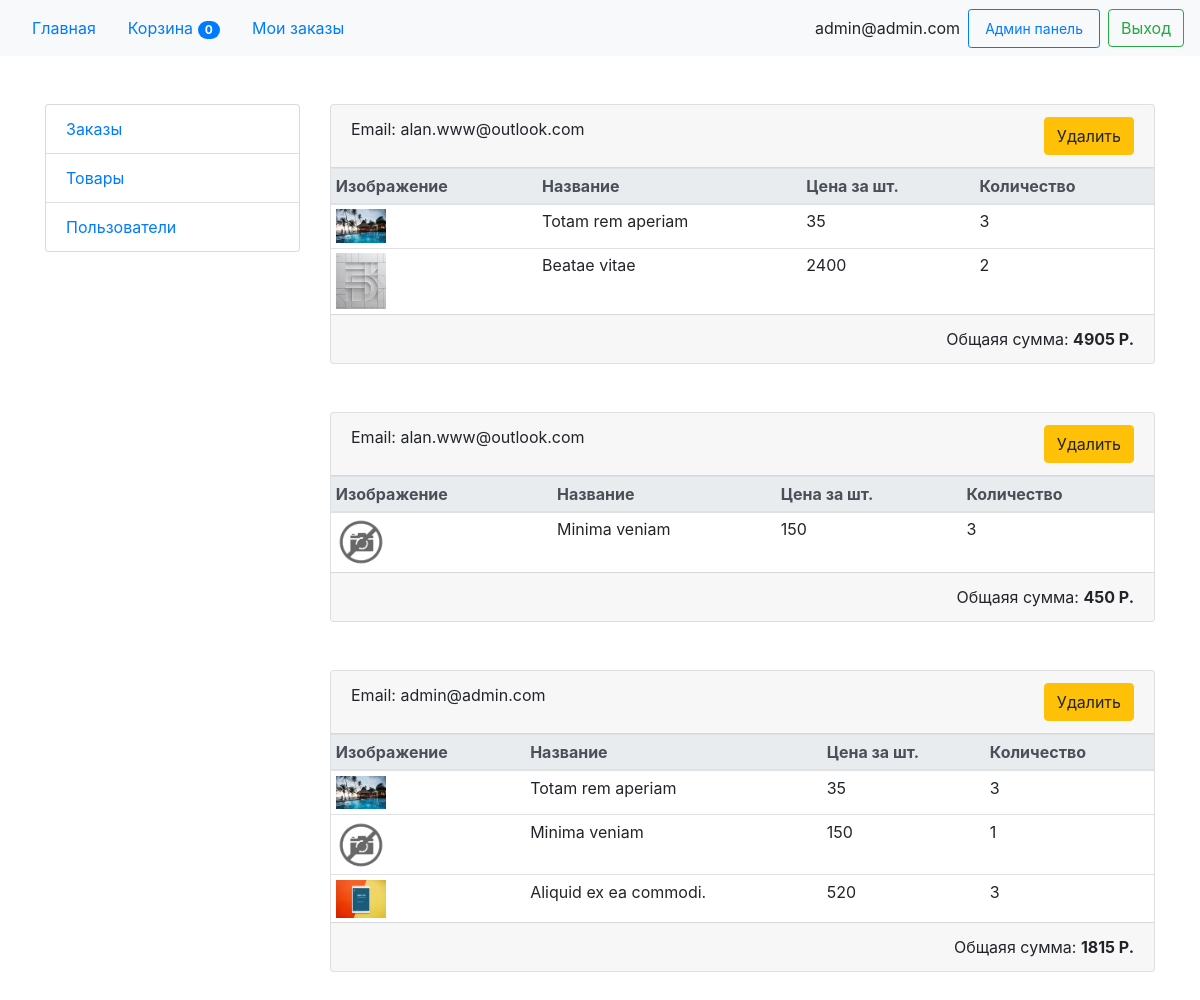
The app's page /admin/orders (signed in) with its own data.
### tables this page shows
CREATE TABLE `products` (
  `id` int(11) NOT NULL,
  `title` varchar(255) NOT NULL,
  `description` text NOT NULL,
  `price` int(11) NOT NULL,
  `image` varchar(255) DEFAULT NULL
);

CREATE TABLE `order_product` (
  `order_id` int(11) NOT NULL,
  `product_id` int(11) NOT NULL,
  `qty` int(11) DEFAULT NULL,
  `created_at` int(11) NOT NULL
);

CREATE TABLE `orders` (
  `id` int(11) NOT NULL,
  `email` varchar(255) DEFAULT NULL
);

### config/routes.php (called while the page is built)
<?php
return [
    '^admin/index$' => 'admin/index',
    '^admin/products$' => 'adminProduct/index',
    '^admin/products/remove/(\d*)$' => 'adminProduct/remove/$1',
    '^admin/products/edit/(\d*)$' => 'adminProduct/edit/$1',
    '^admin/products/edit$' => 'adminProduct/edit',
    '^admin/products/create$' => 'adminProduct/create',
    '^admin/users$' => 'adminUser/index',
    '^admin/users/remove/(\d*)$' => 'adminUser/remove/$1',
    '^admin/orders$' => 'adminOrder/index',
    '^admin/orders/remove/(\d*)$' => 'adminOrder/remove/$1',
    '^user/register$' => 'user/register',
    '^user/login$' => 'user/login',
    '^user/logout$' => 'user/logout',
    '^cart/index$' => 'cart/index',
    '^cart/add$' => 'cart/add',
    '^cart/remove/(\d*)$' => 'cart/remove/$1',
    '^order/add$' => 'order/add',
    '^orders/index$' => 'order/index/',
    '$' => 'site/index',
];

### controllers/AdminOrderController.php (called while the page is built, shortened)
<?php
class AdminOrderController extends BaseAdmin
{
    public function actionIndex()
    {
        $orders = Order::getList();
        require_once ROOT . '/views/adminOrder/index.php';
        return true;
    }
}

### web/index.php (called while the page is built, shortened)
<?php
$router = new Router;
$router->run();

### models/Order.php (called while the page is built, shortened)
<?php
class Order
{
    public static function getList()
    {
        $db = Db::getInstance();
        $sql = "SELECT o.id as order_id, o.email, op.created_at, p.id,p.title, p.price, p.image, op.qty
                FROM products p, order_product op, orders o
                WHERE p.id = op.product_id AND op.order_id = o.id
                ORDER BY op.created_at ASC";
        $statement = $db->query($sql);
        $result = $statement->fetchAll(PDO::FETCH_ASSOC);
        $new_array = [];
        foreach ($result as $row) {
            $order_id = $row['order_id'];
            $new_array[$order_id]['email'] = $row['email'];
            $new_array[$order_id]['created_at'] = $row['created_at'];
            unset(
                $row['email'],
                $row['created_at'],
                $row['order_id']
            );
            $new_array[$order_id]['products'][] = $row;
        }
        return $new_array;
    }
    public static function getOrderTotal(int $id): int
    {
        $db = Db::getInstance();
        $sql = "SELECT p.id, p.price, op.qty
                FROM order_product op, products p
                WHERE op.order_id = $id AND op.product_id = p.id";
        $statement = $db->query($sql);
        $products = $statement->fetchAll(PDO::FETCH_ASSOC);
        $total = 0;
        foreach ($products as $product) {
            $total += $product['price'] * $product['qty'];
        }
        return $total;
    }
}

### models/Product.php (called while the page is built, shortened)
<?php
class Product
{
    static $no_image = '/uploads/no-image.png';
    public static function getImageById(int $id): string
    {
        $db = Db::getInstance();
        $sql = "SELECT image FROM products WHERE id = :id";
        $statement = $db->prepare($sql);
        $statement->bindParam(':id', $id);
        $statement->execute();
        $result = $statement->fetch(PDO::FETCH_ASSOC);
        if (!$result['image'] == null) {
            return '/uploads/' . $result['image'];
        } else {
            return self::$no_image;
        }
    }
}

### views/adminOrder/index.php (the view, shortened to what this page needs)
<?php include ROOT . '/views/layouts/header.php' ?>
<div class="container">
    <div class="row">
        <div class="col-sm-3">
            <?php include ROOT . '/views/layouts/admin_sidebar.php' ?>
        </div>
        <div class="col-sm-9">
            <?php foreach ($orders as $key => $order): ?>
                <div class="card mb-5">
                    <div class="card-header d-flex justify-content-between">
                        <span class="">Email: <?php echo $order['email'] ?></span>
                        <a onclick="return confirm('Вы уверены?')" class="btn btn-warning"
                           href="/admin/orders/remove/<?php echo $key ?>">Удалить</a>
                    </div>
                    <table class="table table-sm mb-0">
                        <thead class="thead-light">
                        <tr>
                            <th scope="col">Изображение</th>
                            <th scope="col">Название</th>
                            <th scope="col">Цена за шт.</th>
                            <th scope="col">Количество</th>
                        </tr>
                        </thead>
                        <tbody>
                        <?php foreach ($order['products'] as $product): ?>
                            <tr>
                                <td><img src="<?php echo Product::getImageById($product['id']) ?>" width="50px"></td>
                                <td><?php echo $product['title'] ?></td>
                                <td><?php echo $product['price'] ?></td>
                                <td><?php echo $product['qty'] ?></td>
                            </tr>
                        <?php endforeach; ?>
                        </tbody>
                    </table>
                    <div class="text-right card-footer">Общаяя сумма: <b><?php echo Order::getOrderTotal($key) ?> P.</b>
                    </div>
                </div>
            <?php endforeach; ?>
        </div>
    </div>
</div>
<?php include ROOT . '/views/layouts/footer.php' ?>

### components/Router.php (shortened to what this page needs)
<?php
class Router
{
    private $routes;
    private $uri;
    public function __construct()
    {
        $this->routes = require_once ROOT . '/config/routes.php';
        $this->uri = trim($_SERVER['REQUEST_URI'], '/');
    }
    public function run()
    {
        foreach ($this->routes as $pattern => $path) {
            if (preg_match("~$pattern~", $this->uri)) {
                $path = preg_replace("~$pattern~", $path, $this->uri);
                $sections = explode('/', $path);
                $controllerName = ucfirst(array_shift($sections)) . 'Controller';
                $actionName = 'action' . ucfirst(array_shift($sections));
                $controllerFile = ROOT . "/controllers/$controllerName.php";
                $param = null;
                if (is_file($controllerFile)) {
                    try {
                        $controller = new $controllerName;
                        $controller->$actionName($param);
                        break;
                    } catch (Exception $e) {
                        break;
                    }
                } else {
                    die('Страница не найдена');
                }
            }
        }
    }
}

### records on screen
products: image (picture)
order_product: product.image (picture), product.title "Beatae vitae", product.price "2400", qty "2"
order_product: order.email "alan.www@outlook.com", product.title "Minima veniam", product.price "150", qty "3", key "450"
order_product: product.title "Minima veniam", product.price "150", qty "1"
order_product: product.image (picture), product.title "Aliquid ex ea commodi.", product.price "520", qty "3"

### other values on screen
$order['email'] "alan.www@outlook.com"
$product['title'] "Totam rem aperiam"
$product['price'] "35"
$product['qty'] "3"
Order::getOrderTotal($key) "4905"
$order['email'] "admin@admin.com"
Order::getOrderTotal($key) "1815"
